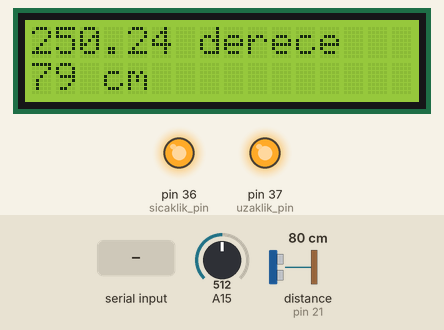
Bench run of a sketch on a simulated Arduino Mega 2560, built with avr-gcc and run on an emulated ATmega2560. Parts: 16×2 character LCD, output pins drawn as LEDs (lit = HIGH). Wiring (inferred from the names in the program): ultrasonic range finder: trigger pin 32; echo pin 21. The test bench sets the inputs (shaded band); at power-on: distance to the obstacle (sensor on pin 21) 80 cm, A15 = 512. The echo pulse lasts 58.3 µs per cm; pins used as bus, display or sensor lines are not drawn; what the sketch prints to the serial monitor is not drawn.

Above: at 1.2 s.
1.3 s: "u,45\n" received over Serial
At 2.37 s:
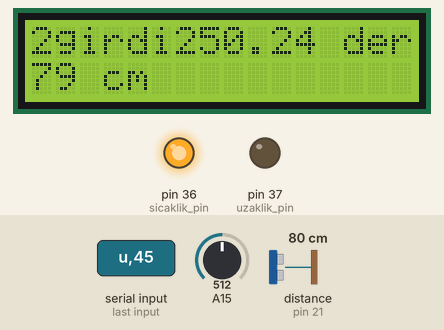
3.9 s: distance to the obstacle (sensor on pin 21) set to 195 cm
At 4.8 s:
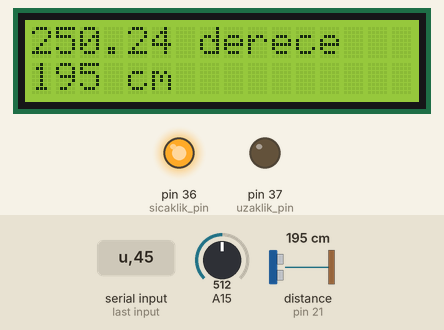
5.5 s: distance to the obstacle (sensor on pin 21) set to 205 cm
At 6.7 s:
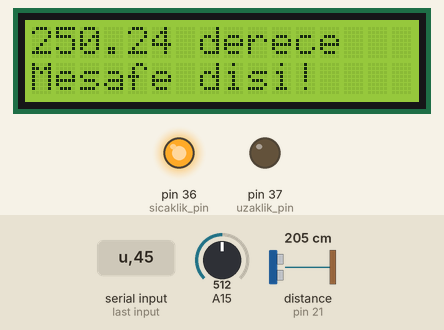
7.0 s: "s90\n" received over Serial
At 8.16 s:
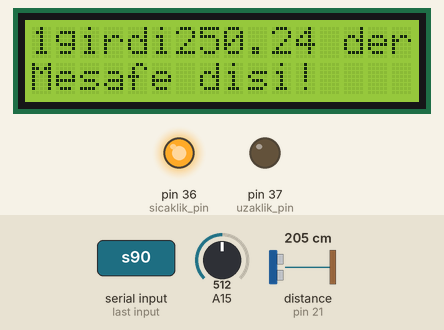
9.7 s: A15 set to 197
At 10.9 s:
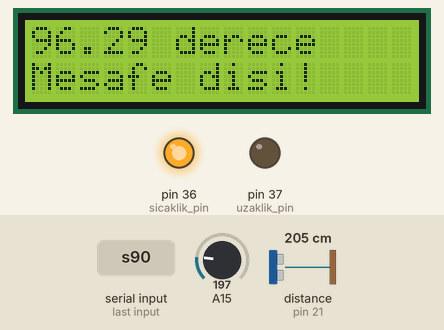
11.2 s: A15 set to 173
At 11.8 s:
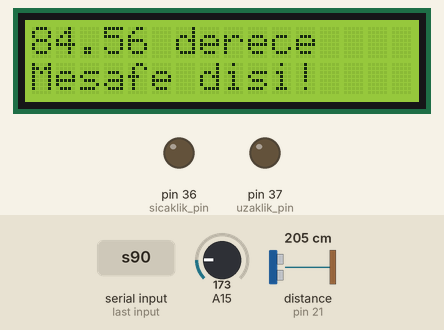
Timing chart, 0 to 13.8 s (numbered marks = the images above; inputs shaded):
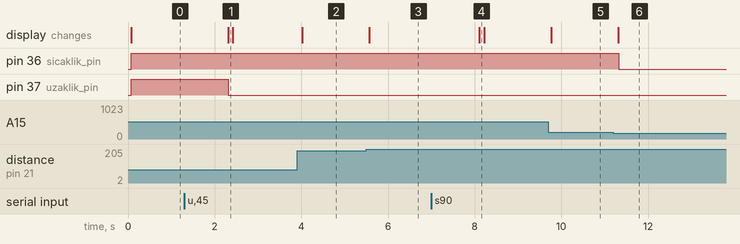

Measured:
- the behaviour switches between 199 and 200 cm on distance to the obstacle (sensor on pin 21) (found by bisection; images 2 and 3)
- the behaviour switches between 185 and 184 on A15 (found by bisection; images 5 and 6)
- after the input at 1.3 s, pin 37 (uzaklik_pin): HIGH → LOW after 1.0 s; the display: changes after 1.0 s (image 1)
- after the input at 3.9 s, the display: changes after 0.12 s (image 2)
- after the input at 5.5 s, the display: changes after 0.07 s (image 3)
- after the input at 7.0 s, the display: changes after 1.1 s (image 4)
- after the input at 9.7 s, the display: changes after 0.07 s (image 5)
- after the input at 11.2 s, pin 36 (sicaklik_pin): HIGH → LOW after 0.13 s; the display: changes after 0.11 s (image 6)

The sketch:

gzsproject.ino
```cpp
#include <LiquidCrystal.h>

#define trigPin 32
#define echoPin 21
#define sicaklik_pin 36
#define uzaklik_pin 37

LiquidCrystal lcd(8,9,4,5,6,7);

float sicaklik;
float analoggerilim;
float mesafesiniri = 100.0;
float sicakliksiniri = 20.0;

void setup () {
Serial.begin(9600);
  pinMode(trigPin, OUTPUT);
  pinMode(echoPin, INPUT);
  pinMode(sicaklik_pin, OUTPUT);
  pinMode(uzaklik_pin, OUTPUT);
  lcd.begin(16, 2);
}

void loop () {

  lcd.setCursor(0, 0);
  if (Serial.available()) {
    String gelen = Serial.readString();
    if (gelen[0] == 's') {
      sicakliksiniri = (gelen.substring(1, gelen.length()-1)).toFloat();
      lcd.print("1girdi");
    }
    else if (gelen[0] == 'u') {
      mesafesiniri = (gelen.substring(1, gelen.length()-1)).toFloat();
      lcd.print("2girdi");
    }
  }
  analoggerilim = analogRead(A15);
  analoggerilim = (analoggerilim/1023)*5000;
  sicaklik = analoggerilim /10,0;

  String lcd_ekran_sonucu = String(sicaklik) + " derece               ";
  lcd.print(lcd_ekran_sonucu);
  lcd.setCursor(0, 1);
  long sure, mesafe;
  digitalWrite(trigPin, LOW);
  delayMicroseconds(2);
  digitalWrite(trigPin, HIGH);
  delayMicroseconds(10);
  digitalWrite(trigPin, LOW);
  sure = pulseIn(echoPin, HIGH);
  mesafe = (sure/2) / 29.1;

  Serial.println(String(mesafe) + "-" + String(sicaklik));

  if (mesafe >= 200 || mesafe <= 0) {
    lcd.print("Mesafe disi!");
    digitalWrite(uzaklik_pin, LOW);
  }
  else if (mesafe <= mesafesiniri) {

    lcd.print(String(mesafe) + " cm               ");
    digitalWrite(uzaklik_pin, HIGH);
  }
  else if (mesafe > mesafesiniri) {
    lcd.print(String(mesafe) + " cm               ");
    digitalWrite(uzaklik_pin, LOW);
  }
  if (sicaklik >= sicakliksiniri) {
    digitalWrite(sicaklik_pin, HIGH);
  }
  else if (sicaklik < sicakliksiniri) {
    digitalWrite(sicaklik_pin, LOW);
  }

 delay (100);

}
```
